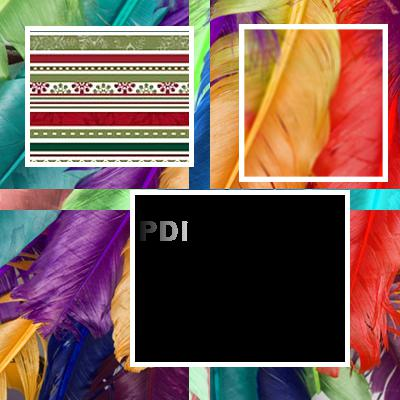
%> input picture Provas_Anteriores_Unid_1/prova18/Saida.jpg, 400 x 400 px, given in place of ass.jpg, which was not available
$ octave prova.m   (GNU Octave 9; MATLAB toolbox functions it lacks are replaced by stand-ins)
%> lines starting %> are read from the running program, lines starting %| are printed output that depends on the picture; pictures that were not available may be replaced by others from this repository, and a replacement may not be noted
pkg load image;

clear all;
close all;

ass = imread("ass.jpg");
%> ass is the input picture: size 400x400x3 uint8; mean R, G, B 123.3, 93.6, 85.6
figure("Name","Ass");

assInvert = 255 - ass;
cont = 256;
for i=1:size(assInvert,1)
  for j=1:size(assInvert,2)
      assInvert(i,j) = assInvert(i,j) - cont;
      cont -= 4;
    endfor
    cont = 256;
  endfor
imshow(assInvert)


img9 = imread("img9.jpg");
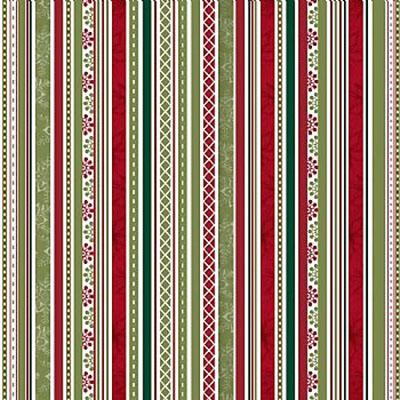
%> input picture Provas_Anteriores_Unid_1/prova18/img9.jpg, 400 x 400 px
%> img9 is the input picture: size 400x400x3 uint8; mean R, G, B 158.6, 134.8, 118.3
figure("Name","img9");

for i=1:size(img9,1)
      img9Invert(:,size(img9,2) - i + 1,:) = img9(i,:,:);
  endfor
imshow(img9Invert)

foto9 = imread("foto9.jpg");
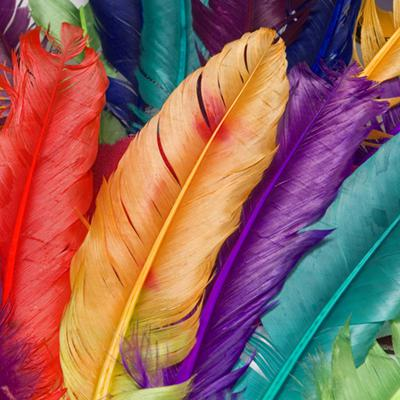
%> input picture Provas_Anteriores_Unid_1/prova18/foto9.jpg, 400 x 400 px
%> foto9 is the input picture: size 400x400x3 uint8; mean R, G, B 145.8, 99.3, 92.2
figure("Name","foto9");

for i=1:size(foto9,1)
      foto9Invert(size(foto9,2) - i + 1,:,:) = foto9(i,:,:);
  endfor
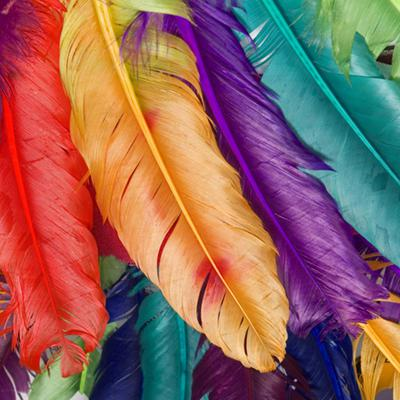
%> foto9Invert: size 400x400x3 uint8; mean R, G, B 145.8, 99.3, 92.2; mean of the top-left, top-right, bottom-left and bottom-right quarters 128.5, 108.4, 104.7, 108.2

imshow(foto9Invert)
for i=1:size(foto9,1)##ESPELHAMENTO HORIZONTAL
      foto9Invert2(:,i,:) = foto9Invert(:,size(foto9,2) - i + 1,:);
  endfor


for i=1:size(foto9Invert2,1)
  for j=1:size(foto9Invert2,2)
    if (i > 180 && i < 210) || (j > 180 && j < 210)
        foto9Invert2(i,j,:) = 255 - foto9Invert2(i,j,:);
    endif
endfor
endfor
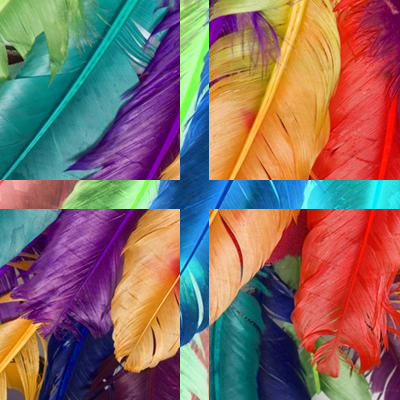
%> foto9Invert2: size 400x400x3 uint8; mean R, G, B 135.1, 108.1, 102

figure("Name","foto9Invert2");
imshow(foto9Invert2)


mascara3 = imread("mascara3.jpg");
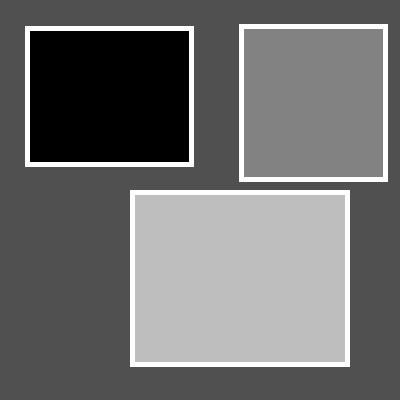
%> input picture Provas_Anteriores_Unid_1/prova18/mascara3.jpg, 400 x 400 px
%> mascara3 is the input picture: size 400x400 uint8; min 0, max 255, mean 110.8
figure("Name","mascara3");
imshow(mascara3)

imSaida(:,:,1) = mascara3;
imSaida(:,:,2) = mascara3;
imSaida(:,:,3) = mascara3;

for i=1:size(imSaida,1)
  for j=1:size(imSaida,2)
        if imSaida(i,j) >= 0 && imSaida(i,j) <= 30
          imSaida(i,j,:) = img9Invert(i,j,:);

        elseif imSaida(i,j) >= 70 && imSaida(i,j) <= 100
          imSaida(i,j,:) = foto9Invert2(i,j,:);

        endif
  endfor
endfor

pontoJ = 1;
pontoI = 1
achei =0

#INICIO - ACHAR O QUADRADO PRA COLOCAR A ASSINATURA
for i=1:size(mascara3,1)
  for j=1:size(mascara3,2)

  if(mascara3(i,j) >= 120 && mascara3(i,j) <= 150)
    if achei == 0
      pontoI = i
      pontoJ = j
      achei  =1;
    endif
    imSaida(i,j,:) = 0;
    endif


endfor
endfor
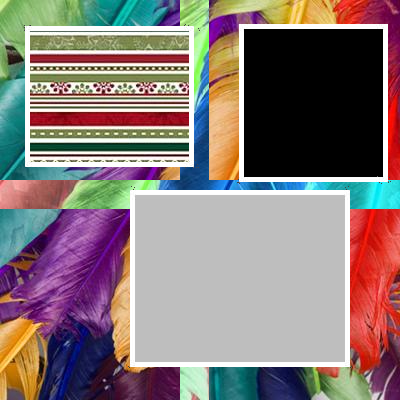
%> imSaida: size 400x400x3 uint8; mean R, G, B 135.6, 121.3, 120
%> after the loop, achei = 1; pontoI = 30; pontoJ = 245


a = 1;
b = 1;
for i=pontoI+40:pontoI+40+size(ass,1)-1
  for j=pontoJ:pontoJ+size(ass,2)-1
      imSaida(i,j,:) = assInvert(a,b);
      b++;
      endfor
      b=1;
      a++;
endfor
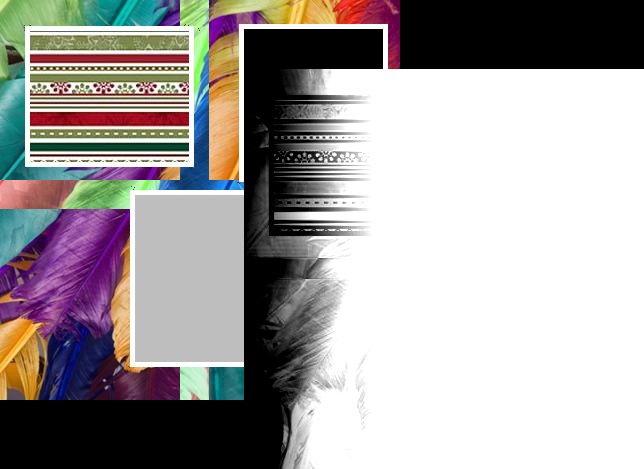
%> imSaida: size 469x644x3 uint8; mean R, G, B 164.2, 160.1, 159.4
%> after the loop, a = 401

figure("Name","ImSaida");
imshow(imSaida)
